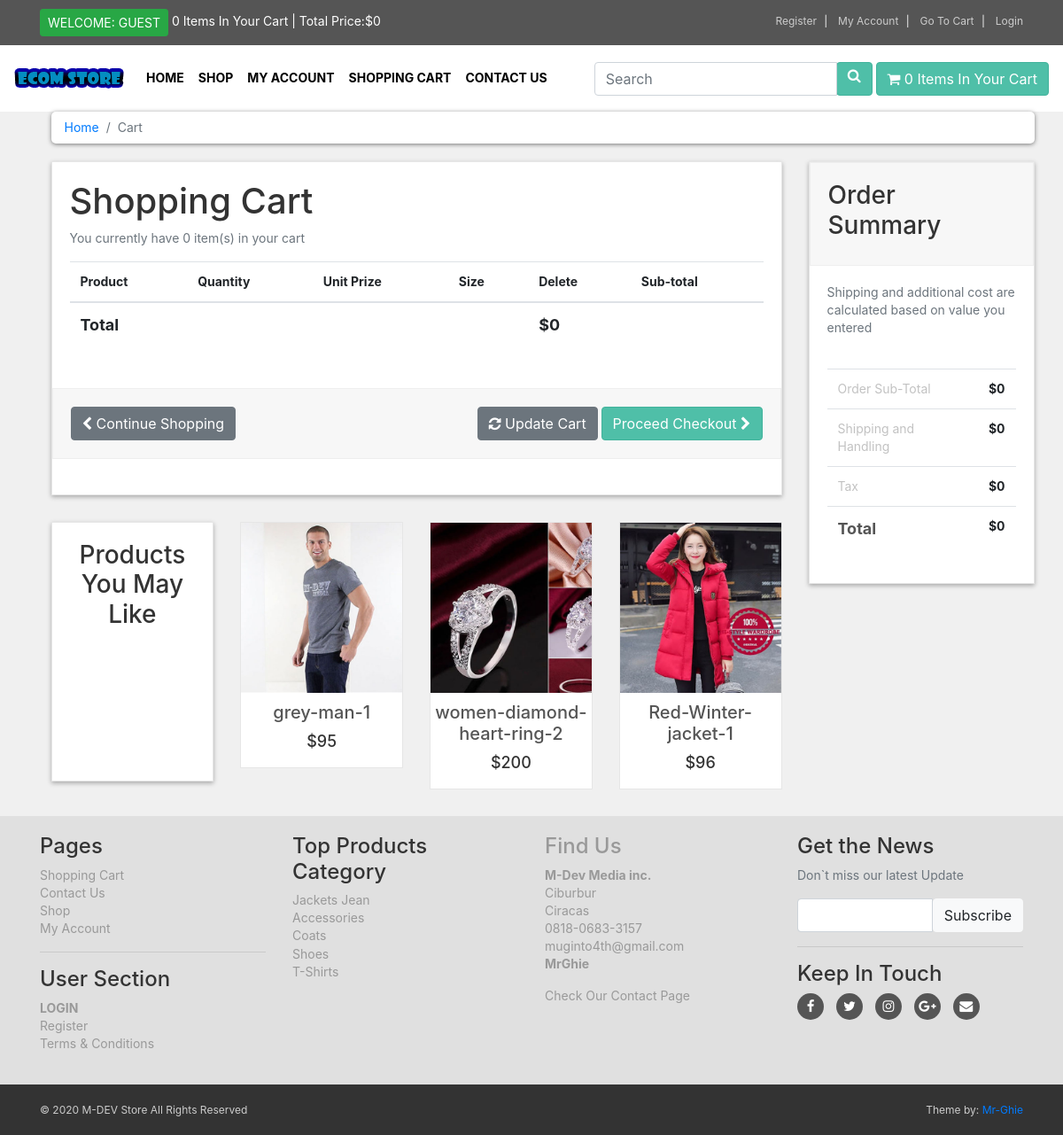
The app's page /cart.php with its own data.
### tables this page shows
CREATE TABLE `products` (
  `product_id` int(100) NOT NULL,
  `p_cat_id` int(100) NOT NULL,
  `cat_id` int(100) NOT NULL,
  `date` timestamp NOT NULL DEFAULT CURRENT_TIMESTAMP ON UPDATE CURRENT_TIMESTAMP,
  `product_title` text NOT NULL,
  `product_img1` text NOT NULL,
  `product_img2` text NOT NULL,
  `product_img3` text NOT NULL,
  `product_price` int(100) NOT NULL,
  `product_keywords` text NOT NULL,
  `product_desc` text NOT NULL
);

CREATE TABLE `product_categories` (
  `p_cat_id` int(100) NOT NULL,
  `p_cat_title` text NOT NULL,
  `p_cat_desc` text NOT NULL
);

### cart.php (the view, shortened to what this page needs)
   <?php
   include("includes/header.php");
  ?>
  <div id="content">
      <div class="container">
          <div class="row">
              <div class="col-md-12">
                    <ol class="breadcrumb">
                        <li class="breadcrumb-item">
                            <a href="#">Home</a>
                        </li>
                        <li class="breadcrumb-item active">
                            Cart
                        </li>
                    </ol>
              </div>
              <div id="cart" class="col-md-9">
                  <div class="box">
                      <form action="cart.php" method="POST" enctype="multipart/form-data">
                         <h1>Shopping Cart</h1>
                         <?php
                         $ip_add = getRealIpUser();
                         $select_cart = "select * from cart where ip_add='$ip_add'";
                         $run_cart = mysqli_query($con,$select_cart);
                         $count = mysqli_num_rows($run_cart);
                        ?>
                         <p class="text-muted">You currently have <?php echo $count;  ?> item(s) in your cart</p>
                         <div class="table-responsive">
                             <table class="table">
                                 <thead>
                                     <tr>
                                         <th colspan="2">Product</th>
                                         <th>Quantity</th>
                                         <th>Unit Prize</th>
                                         <th>Size</th>
                                         <th colspan="1">Delete</th>
                                         <th colspan="2">Sub-total</th>
                                     </tr>
                                 </thead>
                                 <?php
                                 $total = 0;
                                 ?>
                                 <tfoot>
                                     <tr>
                                         <th colspan="5">Total</th>
                                         <th colspan="2"> $<?php echo $total; ?> </th>
                                     </tr>
                                 </tfoot>
                             </table>
                         </div>
                         <div class="box-footer">
                                <div class="pull-left">
                                    <a href="index.php" class="btn btn-secondary">
                                        <i class="fa fa-chevron-left"></i> Continue Shopping
                                    </a>
                                </div>
                                <div class="pull-right">
                                    <button type="submit" name="update" value="Update Cart" class="btn btn-secondary">
                                        <i class="fa fa-refresh"></i> Update Cart
                                    </button>
                                    <a href="checkout.php" class="btn btn-primary">
                                        Proceed Checkout <i class="fa fa-chevron-right"></i>
                                    </a>
                                </div>
                         </div>
                      </form>
                  </div>
                  <div class="row" id="row same-height-row">
                        <div class="col-sm-6 col-md-3">
                            <div class="box same-height headline">
                                <h3 class="text-center">Products You May Like</h3>
                            </div>
                        </div>
                        <?php
                         $get_products = "select * from products order by rand() LIMIT 0,3";
                         $run_products = mysqli_query($con,$get_products);
                         while($row_products = mysqli_fetch_array($run_products)) {
                           $pro_id = $row_products['product_id'];
                           $product_title = $row_products['product_title'];
                           $pro_price = $row_products['product_price'];
                           $pro_img1 = $row_products['product_img1'];
                           echo "
                            <div class='col-sm-6 col-md-3 center-responsive'>
                                <div class='product same-height'>
                                        <a href='details.php?pro_id=$pro_id'>
                                           <img class='img-fluid' src='admin_area/product_images/$pro_img1' alt=''>
                                        </a>
                                    <div class='text'>
                                        <h3><a href='details.php?pro_id=$pro_id'> $product_title </a></h3>
                                        <p class='price'>$$pro_price</p>
                                    </div>
                                </div>
                            </div>
                           ";
                         }
                        ?>
                  </div>
              </div>
              <div class="col-md-3">
                  <div id="order-summary" class="box">
                      <div class="box-header">
                          <h3>Order Summary</h3>
                      </div>
                      <p class="text-muted">
                          Shipping and additional cost are calculated based on value you entered
                      </p>
                      <div class="table-responsive">
                            <table class="table">
                                <tbody>
                                    <tr>
                                        <td>Order Sub-Total</td>
                                        <th> $<?php echo $total; ?> </th>
                                    </tr>
                                    <tr>
                                        <td>Shipping and Handling</td>
                                        <th>$0</th>
                                    </tr>
                                    <tr>
                                        <td>Tax</td>
                                        <th>$0</th>
                                    </tr>
                                    <tr class="total">
                                        <td>Total</td>
                                        <th> $<?php echo $total; ?> </th>
                                    </tr>
                                </tbody>
                            </table>
                        </div>
                  </div>
              </div>
            </div>
      </div>
  </div>
  <?php
   include("includes/footer.php");
  ?>
  </body>
</html>

### includes/footer.php (shortened to what this page needs)
<div id="footer">
    <div class="container">
        <div class="row">
            <div class="col-sm-6 col-md-3">
             <h4>Pages</h4>
              <ul>
                  <li><a href="cart.php">Shopping Cart</a></li>
                  <li><a href="contact.php">Contact Us</a></li>
                  <li><a href="shop.php">Shop</a></li>
                  <li><a href="customer/my_account.php">My Account</a></li>
              </ul>
              <hr>
              <h4>User Section</h4>
              <ul>
                    <?php
                        if (!isset($_SESSION['customer_email'])) {
                            echo "<a  class='nav-link' href='checkout.php'>Login</a>";
                        }
                        else {
                            echo "<a  class='nav-link' href='customer/my_account.php?my_orders'>My Account</a>";
                        }
                    ?>
                  <li><a href="customer_register.php">Register</a></li>
                  <li><a href="terms.php">Terms & Conditions</a></li>
              </ul>
            </div>
            <div class="col-sm-6 col-md-3">
               <h4>Top Products Category</h4>
               <ul>
                   <?php
                    $get_p_cats = "select * from product_categories";
                    $run_p_cats = mysqli_query($con,$get_p_cats);
                    while ($row_p_cats = mysqli_fetch_array($run_p_cats)) {
                        $p_cat_id = $row_p_cats['p_cat_id'];
                        $p_cat_title = $row_p_cats['p_cat_title'];
                        echo "
                           <li>
                              <a href='shop.php?p_cat=$p_cat_id'>
                                $p_cat_title
                              <?a>
                           </li>
                        ";
                    }
                   ?>
               </ul>
            </div>
            <div class="col-sm-6 col-md-3">
              <h4>Find Us</h4>
              <p>
                <strong>M-Dev Media inc.</strong>
                <br>Ciburbur
                <br>Ciracas
                <br>0818-0683-3157
                <br>muginto4th@gmail.com
                <br><strong>MrGhie</strong>
              </p>
              <a href="contact.php">Check Our Contact Page</a>
            </div>
            <div class="col-sm-6 col-md-3">
                <h4>Get the News</h4>
                <p class="text-muted">
                    Don`t miss our latest Update
                </p>
                <form action="" method="POST">
                    <div class="input-group">
                        <input type="text" class="form-control" name="email">
                        <span class="input-group-btn">
                            <input type="submit" value="Subscribe" class="btn btn-light">
                        </span>
                    </div>
                </form>
                <hr>
                <h4>Keep In Touch</h4>
                <p class="social">
                    <a href="#" class="fa fa-facebook"></a>
                    <a href="#" class="fa fa-twitter"></a>
                    <a href="#" class="fa fa-instagram"></a>
                    <a href="#" class="fa fa-google-plus"></a>
                    <a href="#" class="fa fa-envelope"></a>
                </p>
            </div>
        </div>
    </div>
</div>
<div id="copyright">
    <div class="container">
        <div class="row">
            <div class="col-md-6">
                <p class="pull-left">&copy; 2020 M-DEV Store All Rights Reserved</p>
            </div>
            <div class="col-md-6">
                <p class="pull-right">Theme by: <a href="#">Mr-Ghie</a></p>
            </div>
        </div>
    </div>
</div>

### records on screen
products: product_img1 (picture), product_title "grey-man-1", product_price "95"
products: product_img1 (picture), product_title "women-diamond-heart-ring-2", product_price "200"
products: product_img1 (picture), product_title "Red-Winter-jacket-1", product_price "96"
product_categories: p_cat_title "Jackets Jean"
product_categories: p_cat_title "Accessories"
product_categories: p_cat_title "Coats"
product_categories: p_cat_title "Shoes"
product_categories: p_cat_title "T-Shirts"

### other values on screen
$count_itmes "0 0"
$total "0"
$count "0"
